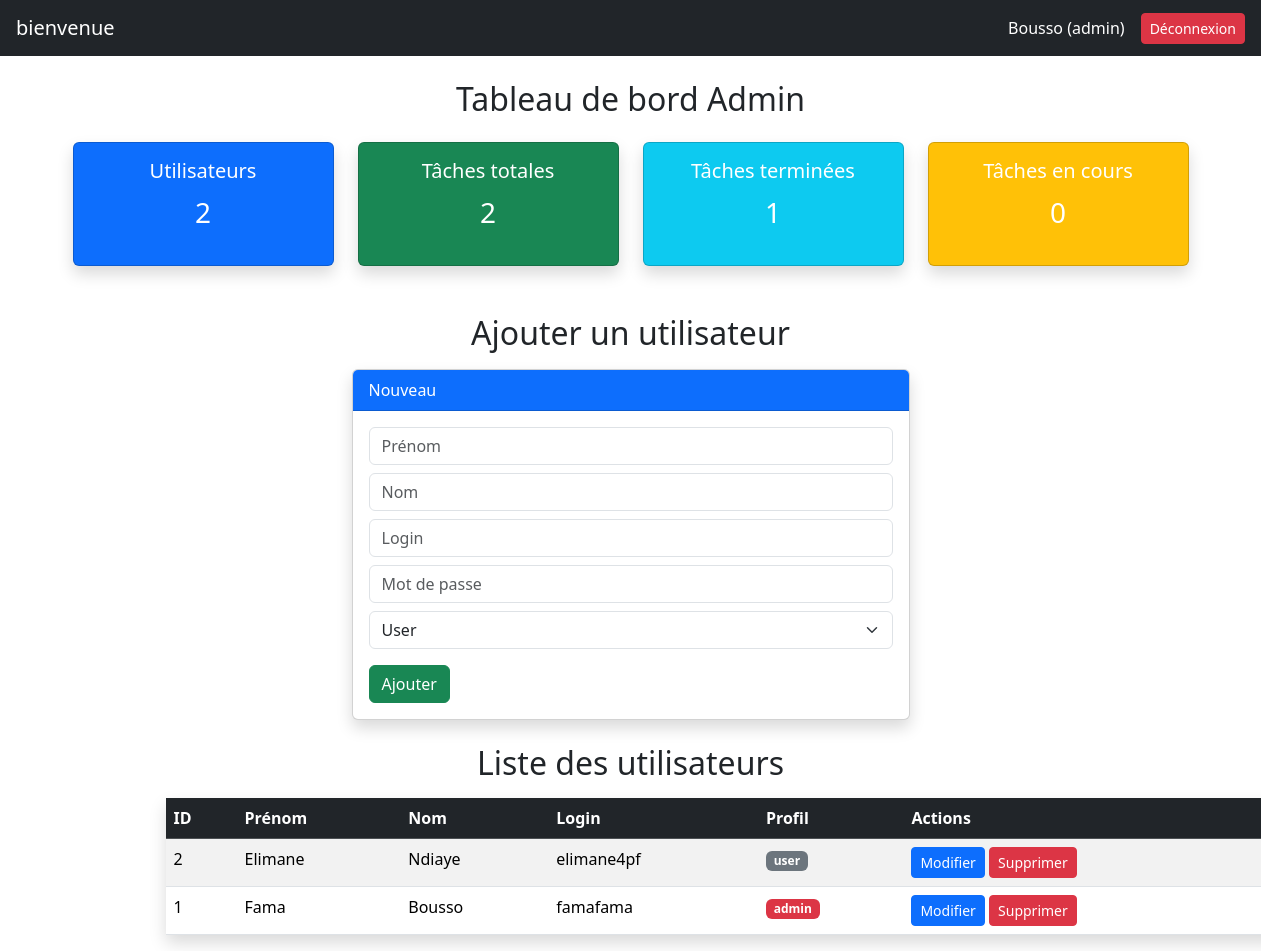
/utilisateurs.php (signed in), run on the app's committed database.
### tables this page shows
CREATE TABLE `utilisateur` (
  `id` int(11) NOT NULL,
  `prenom` varchar(20) NOT NULL,
  `nom` varchar(20) NOT NULL,
  `login` varchar(20) NOT NULL,
  `mdp` varchar(100) NOT NULL,
  `profil` enum('admin','user') DEFAULT 'user'
);

### utilisateurs.php (the view, shortened to what this page needs)
<?php
require_once 'db.php';
include 'includes/header.php';
$stmt = $pdo->query("SELECT * FROM utilisateur ORDER BY id DESC");
$users = $stmt->fetchAll();
$user_a_modifier = null;
$totalUsers = count($users);
$totalTasks = $pdo->query("SELECT COUNT(*) FROM tache")->fetchColumn();
$doneTasks = $pdo->query("SELECT COUNT(*) FROM tache WHERE statut='terminee'")->fetchColumn();
$pendingTasks = $pdo->query("SELECT COUNT(*) FROM tache WHERE statut='en_cours'")->fetchColumn();
?>
<div class="container mt-4">
  <h2 class="mb-4 text-center">Tableau de bord Admin</h2>
  <div class="row mb-5">
    <div class="col-md-3">
      <div class="card text-white bg-primary shadow">
        <div class="card-body text-center">
          <h5 class="card-title">Utilisateurs</h5>
          <p class="fs-3"><?= $totalUsers ?></p>
        </div>
      </div>
    </div>
    <div class="col-md-3">
      <div class="card text-white bg-success shadow">
        <div class="card-body text-center">
          <h5 class="card-title">Tâches totales</h5>
          <p class="fs-3"><?= $totalTasks ?></p>
        </div>
      </div>
    </div>
    <div class="col-md-3">
      <div class="card text-white bg-info shadow">
        <div class="card-body text-center">
          <h5 class="card-title">Tâches terminées</h5>
          <p class="fs-3"><?= $doneTasks ?></p>
        </div>
      </div>
    </div>
    <div class="col-md-3">
      <div class="card text-white bg-warning shadow">
        <div class="card-body text-center">
          <h5 class="card-title">Tâches en cours</h5>
          <p class="fs-3"><?= $pendingTasks ?></p>
        </div>
      </div>
    </div>
  </div>
  <h2 class="mb-3 text-center"><?= $user_a_modifier ? "Modifier un utilisateur" : "Ajouter un utilisateur" ?></h2>
  <div class="card mb-4 col-md-6 offset-md-3 shadow">
    <div class="card-header bg-primary text-white"><?= $user_a_modifier ? "Modification" : "Nouveau" ?></div>
    <div class="card-body">
      <form method="POST" action="actions.php">
        <input type="text" name="prenom" class="form-control mb-2" placeholder="Prénom" required value="<?= $user_a_modifier['prenom'] ?? '' ?>">
        <input type="text" name="nom" class="form-control mb-2" placeholder="Nom" required value="<?= $user_a_modifier['nom'] ?? '' ?>">
        <input type="text" name="login" class="form-control mb-2" placeholder="Login" required value="<?= $user_a_modifier['login'] ?? '' ?>">
        <input type="password" name="mdp" class="form-control mb-2" placeholder="<?= $user_a_modifier ? 'Laisser vide pour ne pas changer' : 'Mot de passe' ?>">
        <select name="profil" class="form-select mb-3">
          <option value="user" <?= ($user_a_modifier['profil'] ?? '') == 'user' ? 'selected' : '' ?>>User</option>
        </select>
        <button class="btn btn-success"><?= $user_a_modifier ? "Modifier" : "Ajouter" ?></button>
      </form>
    </div>
  </div>
  <h2 class="mb-3 text-center">Liste des utilisateurs</h2>
  <table class="table table-striped table-hover col-md-10 offset-1 shadow">
    <thead class="table-dark">
      <tr>
        <th>ID</th>
        <th>Prénom</th>
        <th>Nom</th>
        <th>Login</th>
        <th>Profil</th>
        <th>Actions</th>
      </tr>
    </thead>
    <tbody>
      <?php foreach($users as $u): ?>
        <tr>
          <td><?= $u['id'] ?></td>
          <td><?= htmlspecialchars($u['prenom']) ?></td>
          <td><?= htmlspecialchars($u['nom']) ?></td>
          <td><?= htmlspecialchars($u['login']) ?></td>
          <td>
            <span class="badge bg-<?= $u['profil']=='admin'?'danger':'secondary' ?>">
              <?= $u['profil'] ?>
            </span>
          </td>
          <td>
            <a href="utilisateurs.php?modifier=<?= $u['id'] ?>" class="btn btn-sm btn-primary">Modifier</a>
            <a href="actions.php?supprimer_user=<?= $u['id'] ?>" class="btn btn-sm btn-danger" onclick="return confirm('Supprimer cet utilisateur ?');">Supprimer</a>
          </td>
        </tr>
      <?php endforeach; ?>
    </tbody>
  </table>
</div>

### header.php (shortened to what this page needs)
<!DOCTYPE html>
<html lang="fr">
<head>
  <link href="https://cdn.jsdelivr.net/npm/bootstrap@5.3.2/dist/css/bootstrap.min.css" rel="stylesheet">
</head>
<body>
<nav class="navbar navbar-expand-lg navbar-dark bg-dark px-3">
  <span class="navbar-brand">bienvenue</span>
  <div class="ms-auto d-flex align-items-center">
    <span class="text-white me-3">
      <?= htmlspecialchars($_SESSION['nom']) ?> (<?= htmlspecialchars($_SESSION['profil']) ?>)
    </span>
    <a href="logout.php" class="btn btn-danger btn-sm">Déconnexion</a>
  </div>
</nav>

### data on the page
utilisateur: id "2", prenom "Elimane", nom "Ndiaye", login "elimane4pf", profil "user"
utilisateur: id "1", prenom "Fama", nom "Bousso", login "famafama", profil "admin"

### other printed values
$_SESSION['nom'] "Bousso"
$_SESSION['profil'] "admin"
$totalUsers "2"
$totalTasks "2"
$doneTasks "1"
$pendingTasks "0"
